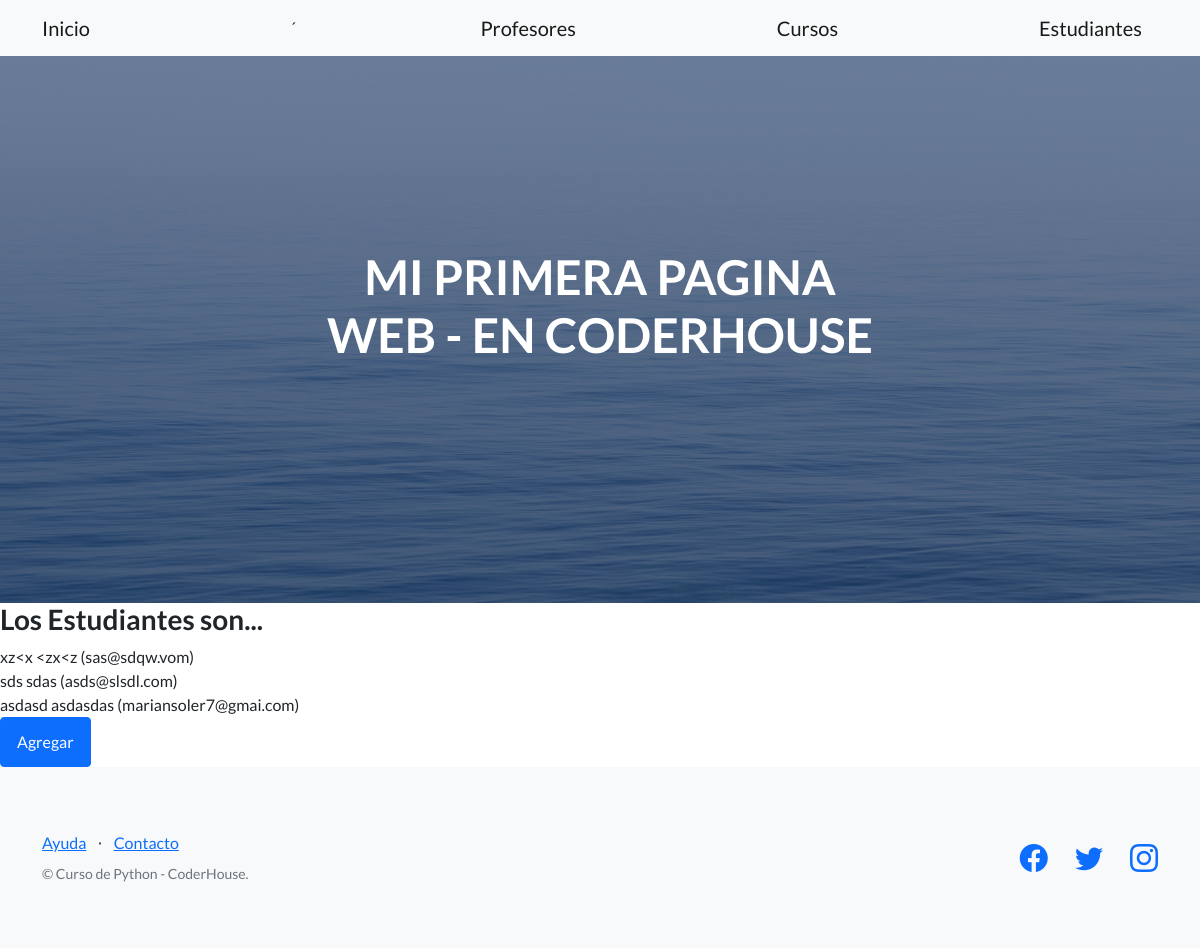
/coder/estudiantes, run on the app's committed database.
### AppCoder/models.py (models this page shows)
class Estudiante(Model):
    nombre = CharField(max_length=30)
    apellido = CharField(max_length=30)
    email = EmailField()

### AppCoder/views.py (the view)
# urls.py: path('estudiantes', estudiantes, name='estudiantes'),
def estudiantes(request):
    return render(request, 'AppCoder/estudiantes.html', {'estudiantes': Estudiante.objects.all()})

### templates/AppCoder/estudiantes.html (shortened to what this page needs)
{% extends 'AppCoder/padre.html' %}
{% block contenidoQueCambia %}
    <h3>Los Estudiantes son...</h3>
    {% for estudiantes in estudiantes %}
        {{ estudiantes.nombre }}  {{ estudiantes.apellido}}  ({{ estudiantes.email }})
        <br>
    {% endfor %}
    <a class="btn btn-primary" href="{% url 'estudiantes_Formulario' %}">Agregar</a>
{% endblock %}

### data on the page
Estudiante: nombre "xz<x", apellido "<zx<z", email "sas@sdqw.vom"
Estudiante: nombre "sds", apellido "sdas", email "asds@slsdl.com"
Estudiante: nombre "asdasd", apellido "asdasdas", email "mariansoler7@gmai.com"
